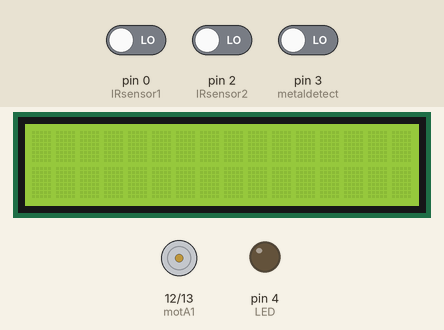
This sketch was run on a simulated Arduino Uno, built with avr-gcc and run on an emulated ATmega328P. Parts: 16×2 character LCD, motor-driver pin pairs drawn as motors (green arrow = first pin HIGH = forward, orange = second pin HIGH = backward, longer = more drive), output pins drawn as LEDs (lit = HIGH). The test bench sets the inputs (shaded band); at power-on: pin 3 (metaldetect) LOW, pin 2 (IRsensor2) LOW, pin 0 (IRsensor1) LOW.

Above: at 1.2 s.
1.3 s: pin 3 (metaldetect) driven HIGH
At 2.1 s:
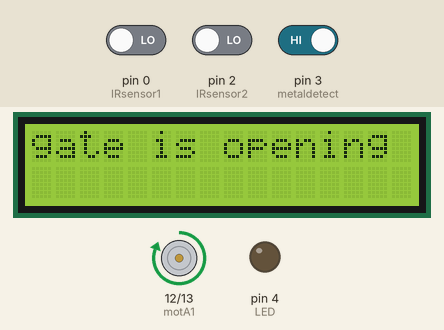
2.8 s: pin 3 (metaldetect) driven LOW
At 3.2 s:
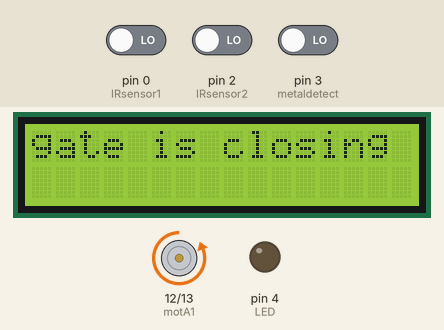
4.3 s: pin 2 (IRsensor2) driven HIGH
At 5.5 s:
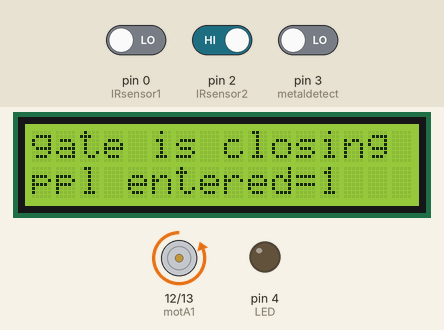
5.8 s: pin 3 (metaldetect) driven HIGH
At 6.7 s:
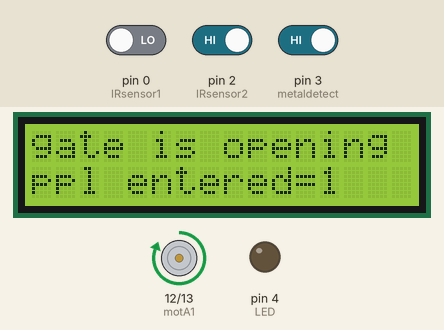
7.3 s: pin 0 (IRsensor1) driven HIGH
At 7.8 s:
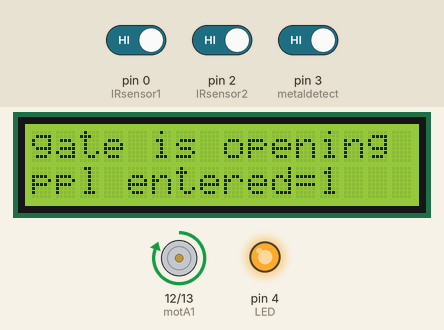
8.8 s: pin 3 (metaldetect) driven LOW
At 10.2 s:
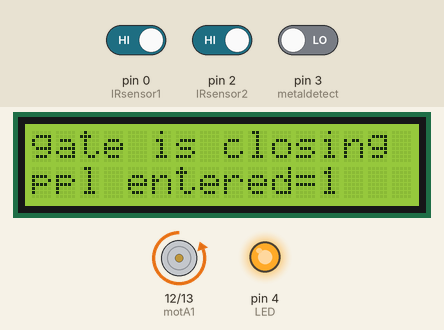
Timing chart, 0 to 11.3 s (numbered marks = the images above; inputs shaded):
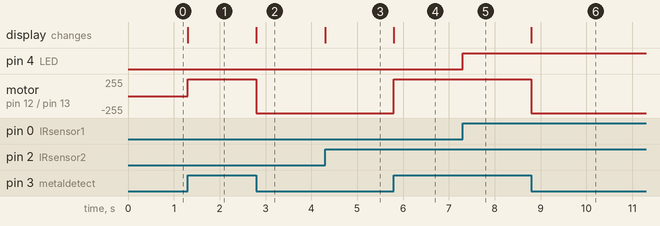

Measured:
- after the input at 1.3 s, motor on pin 12 (motA1) / pin 13 (motA2): stopped → forward 255/255 at once; the display: changes at once (image 1)
- after the input at 2.8 s, motor on pin 12 (motA1) / pin 13 (motA2): forward 255/255 → backward 255/255 at once; the display: changes at once (image 2)
- after the input at 4.3 s, the display: changes at once (image 3)
- after the input at 5.8 s, motor on pin 12 (motA1) / pin 13 (motA2): backward 255/255 → forward 255/255 at once; the display: changes at once (image 4)
- after the input at 7.3 s, pin 4 (LED): LOW → HIGH at once
- after the input at 8.8 s, motor on pin 12 (motA1) / pin 13 (motA2): forward 255/255 → backward 255/255 at once; the display: changes at once (image 6)

The sketch:

metal_detector.ino
```cpp
#include "LiquidCrystal.h"
LiquidCrystal lcd(10, 9, 8, 7, 6, 5);

const int IRsensor1 = 0;
const int IRsensor2 = 2;
const int metaldetect= 3;
const int motA1 = 12;
const int motA2 = 13;
const int LED = 4;


volatile byte state2 = LOW;
volatile int counter;
volatile byte state3 = LOW;

void setup()
{
 pinMode(IRsensor1,INPUT);
 pinMode(IRsensor2,INPUT);
 pinMode(metaldetect,INPUT);
 pinMode(motA1,OUTPUT);
 pinMode(motA2,OUTPUT);
 pinMode(LED,OUTPUT);


 attachInterrupt(digitalPinToInterrupt(IRsensor2),COUNT,CHANGE);
 attachInterrupt(digitalPinToInterrupt(metaldetect),GATE,CHANGE);
 lcd.begin(16,2);
}
void loop()
{
 int sensorval = digitalRead(IRsensor1);
 if(sensorval == HIGH)
 {
  digitalWrite(LED,HIGH);
 }
 else{
  digitalWrite(LED,LOW);
 }

}

void COUNT()
{
  state2=!state2;
  if(state2 == HIGH){

    counter ++;
  }
  lcd.setCursor(0,1);
  lcd.print("ppl entered=");
  lcd.print(counter);
  }
void GATE()
{
  state3=!state3;
  if(state3 == HIGH)
  {
    digitalWrite(motA1,HIGH);
    digitalWrite(motA2,LOW);
    lcd.setCursor(0,0);
    lcd.print("gate is opening");
  }else
  {
    digitalWrite(motA1,LOW);
    digitalWrite(motA2,HIGH);
     lcd.setCursor(0,0);
    lcd.print("gate is closing");
  }

}
```
